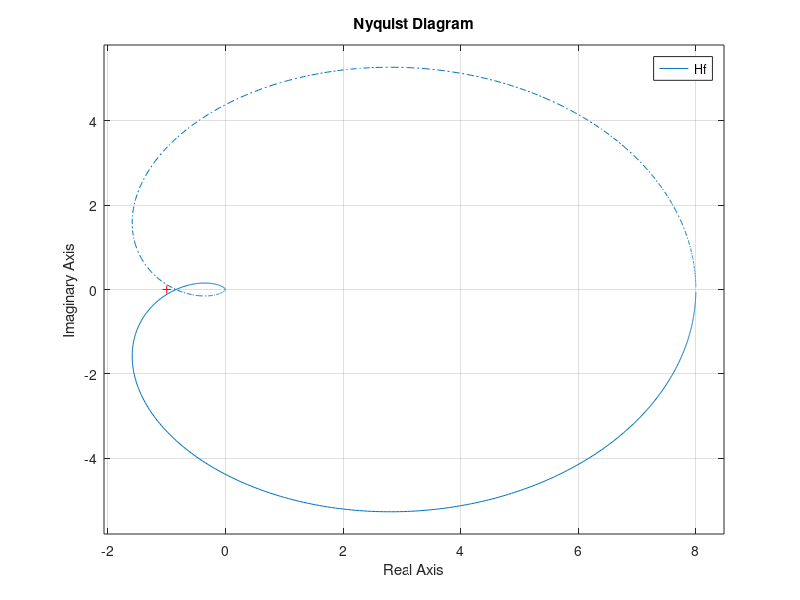
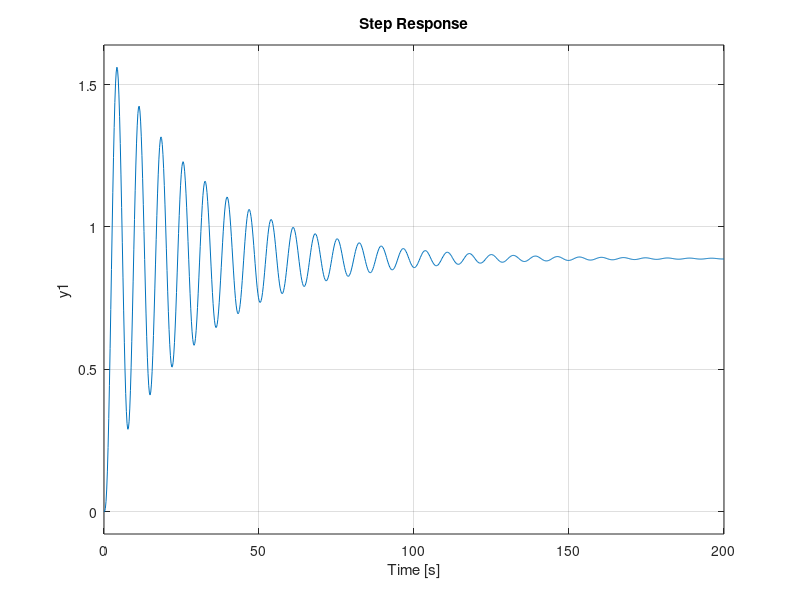
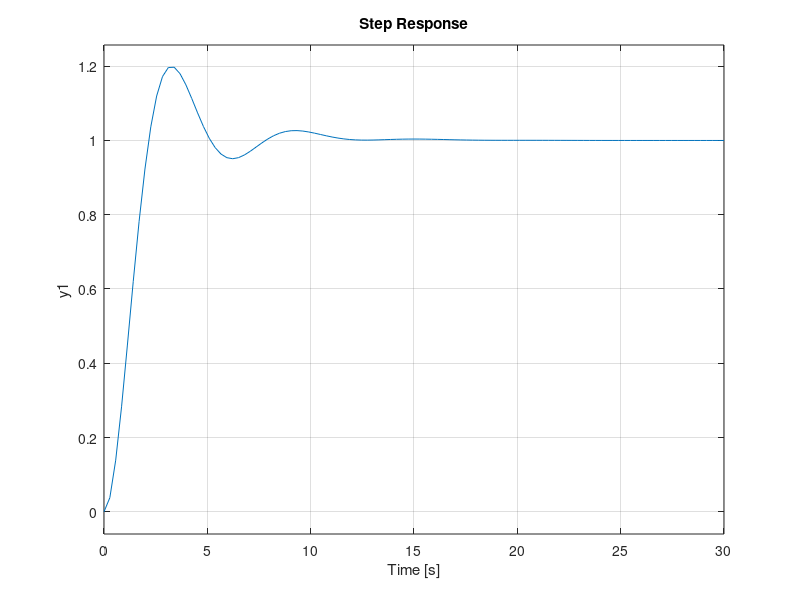
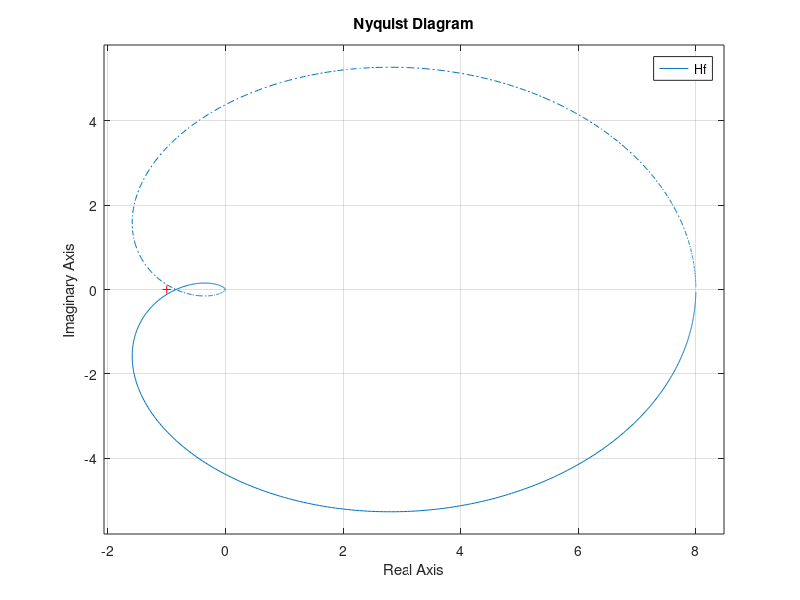

The MATLAB source for these figures, in order:
num = 1;
den = [1 3/2 3/8+1/2 1/8];
Hf = tf(num, den);
nyquist(Hf);

Hs = Hf/(1+Hf);
figure
step(Hs)

% Punto origen
Hw = @(w) 1/((j*w+1)*(j*w+0.5)*(j*w+1/4));
modHw = @(w) abs(Hw(w))-1;
w0 = fsolve(modHw, 0.8);

A = Hw(w0);
rA = abs(A);
phaA = pi+angle(A);

% Punto destino
rB = 1;
phaB = 50*pi/180;

% Cálculo de parámetros
alpha = 0.25;
rC = rB/rA;
phaC = phaB - phaA;
KP = rC*cos(phaC);
tauI = 1/(2*w0*alpha)*(tan(phaC)+sqrt(4*alpha+tan(phaC)^2));
tauD = alpha*tauI;

% Representación del lazo cerrado
Hc = KP*(1 + tf([tauD 0],1) + tf(1, [tauI 0]));
Hfb = Hc*Hf/(1+Hc*Hf);
figure
step(Hfb);
figure
nyquist(Hf);